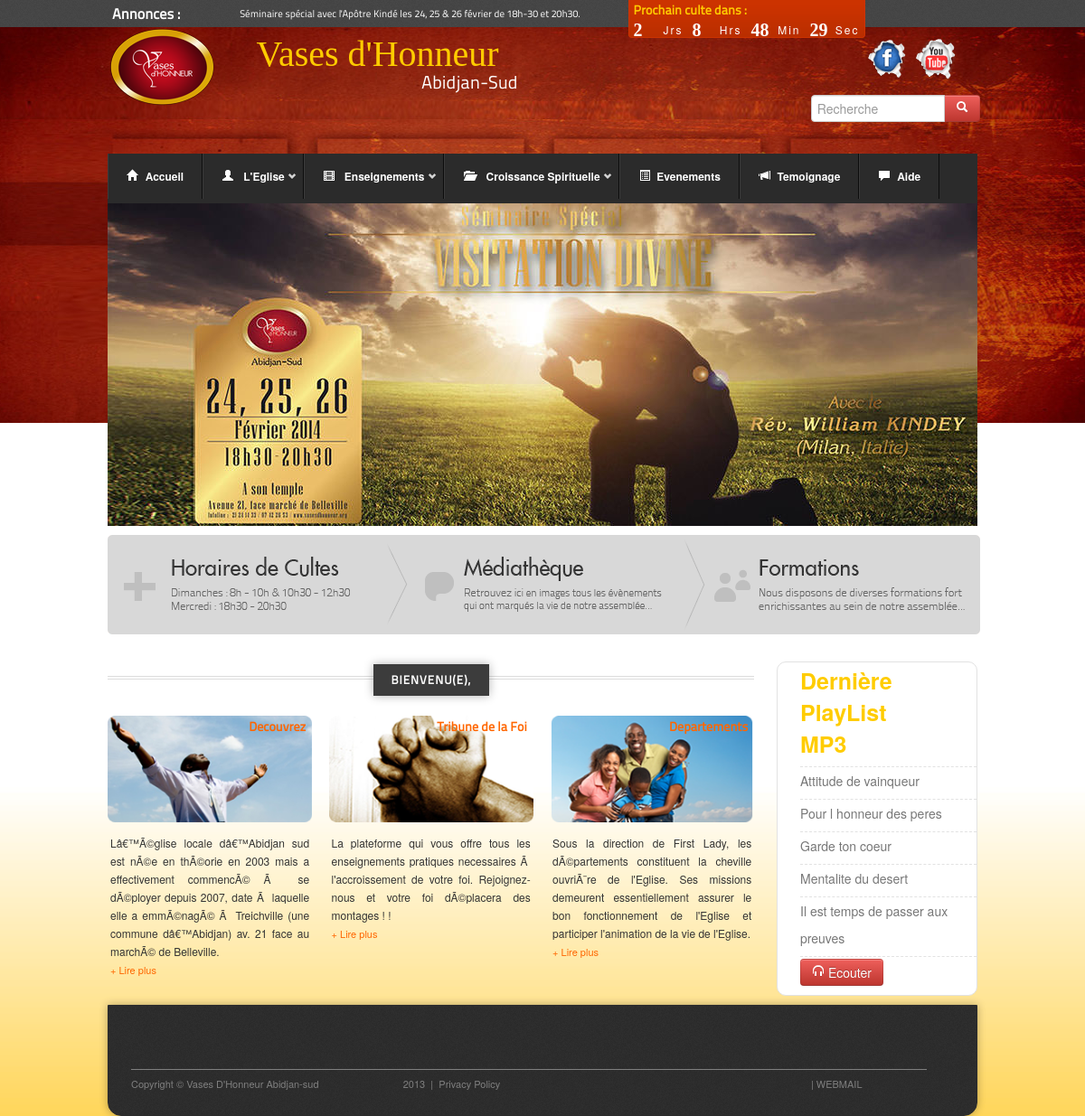
The page / on the database its author committed.
### tables this page shows
CREATE TABLE IF NOT EXISTS `articles` (
  `idArticle` int(11) NOT NULL AUTO_INCREMENT,
  `titreArticle` varchar(255) DEFAULT NULL,
  `contenuArticle` longtext,
  `autheur` varchar(45) DEFAULT NULL,
  `dateArticle` varchar(45) DEFAULT NULL,
  `postName` varchar(155) DEFAULT NULL,
  `mediaArticle` varchar(45) DEFAULT NULL,
  `categories_idCategorie` int(11) NOT NULL,
  `statuts_idStatut` int(11) NOT NULL,
  `idLangues` int(11) NOT NULL,
  `extrait` text NOT NULL,
  PRIMARY KEY (`idArticle`),
  KEY `fk_articles_categories1_idx` (`categories_idCategorie`),
  KEY `fk_articles_statuts1_idx` (`statuts_idStatut`)
);

CREATE TABLE IF NOT EXISTS `medias` (
  `idMedia` int(11) NOT NULL AUTO_INCREMENT,
  `thematique` varchar(45) DEFAULT NULL,
  `dateCreation` varchar(45) DEFAULT NULL,
  `autheur` varchar(45) DEFAULT NULL,
  `titreMedia` varchar(45) DEFAULT NULL,
  `description` text,
  `liensMedia` varchar(255) DEFAULT NULL,
  `typeMedia_idTypeMedia` int(11) NOT NULL,
  `chemin` varchar(255) NOT NULL,
  `duree` varchar(5) NOT NULL,
  `categorie` int(11) NOT NULL,
  `vignette` varchar(300) NOT NULL,
  PRIMARY KEY (`idMedia`),
  KEY `fk_medias_typeMedia1_idx` (`typeMedia_idTypeMedia`)
);

### required/class/mysql.class.php (called while the page is built, shortened)
<?php
	class MysqlConnect
	{
		public function Connecter()
		{
			if($this->connex = mysql_connect(self::SERVER,self::USER,self::PWD)){
				if($this->tb = mysql_select_db(self::DB,$this->connex)){
					return true;
				}else{
					return mysql_error();
				}
			}else{
				return mysql_error();
			}
		}
	}
?>

### required/class/cms.class.php (called while the page is built, shortened)
<?php
	require_once('mysql.class.php');
	class MyCms extends MysqlConnect{
		public $erreurs;
		public function __construct(){
			$this->erreurs = array(
									0=>"Connexion impossible au serveur de base de données",
									1=>"Paramètre vide",
									2=>"Les données que vous avez demandé n'ont pas été trouvé.",
									3=>"Aucune donnée à afficher"
							);
		}
		public function Secure($data){
			return mysql_real_escape_string(htmlentities($data));
		}
			public function CatArticle($categorie,$limite,$ordre="DESC"){
			if($limite!=0 and !empty($categorie) and strlen($categorie)>0){
				if($this->Connecter()){
					$sel = 'SELECT * FROM view_articles WHERE categorieterms = "'.$this->Secure($categorie).'" AND statut LIKE "%publie%" ORDER BY idArticle '.$this->Secure($ordre).' LIMIT '.$this->Secure($limite);
					$rep = mysql_query($sel) or exit(mysql_error());
					$n = mysql_num_rows($rep);
					if($n!=0){
						$articles = array();
						$i=0;
						while($article = mysql_fetch_array($rep)){
							$articles[$i] = $article;
							$i++;
						}
						return $articles;
					}
				}else{
					return $this->erreurs[0];
				}
			}else{
				return $this->erreurs[3];
			}
		}
			public function CatMedia($type,$limite,$ordre="DESC"){
			if($limite!=0){
				if($this->Connecter()){
					$sel = 'SELECT * FROM view_media WHERE nomMedia = "'.$this->Secure($type).'"  ORDER BY idMedia '.$this->Secure($ordre).' LIMIT '.$this->Secure($limite);
					$rep = mysql_query($sel) or exit(mysql_error());
					$n = mysql_num_rows($rep);
					if($n!=0){
						$articles = array();
						$i=0;
						while($article = mysql_fetch_array($rep)){
							$articles[$i] = $article;
							$i++;
						}
						return $articles;
					}
				}else{
					return $this->erreurs[0];
				}
			}else{
				return $this->erreurs[3];
			}
		}
	}

### index.php (the view, shortened to what this page needs)
<!DOCTYPE html>
 <html class="no-js">
    <head>
        <link rel="stylesheet" type="text/css" media="screen" href="css/all.css" />
        <link rel="stylesheet" type="text/css" media="screen" href="css/scrollbar.css" />
        <link rel="stylesheet" type="text/css" href="css/sliderkit-site.css" media="screen, projection" />
        <link rel="stylesheet" type="text/css" href="css/sliderkit-demos.css" media="screen, projection" />
        <link rel="stylesheet" type="text/css" href="css/sliderkit-core.css" media="screen, projection" />
        <link rel="stylesheet" type="text/css" href="css/livecount.css" media="screen, projection" />
        <link href="css/framework2.css" rel="stylesheet" media="screen">
        <link href="css/framework-responsive2.css" rel="stylesheet" media="screen">
        <link href="css/jquery.bxslider.css" rel="stylesheet" />
        <link rel="stylesheet" type="text/css" media="screen" href="css/default.css" />
        <link rel="stylesheet" href="css/nivo-slider.css" type="text/css" media="screen" />
    </head>
    <body>
        <?php require_once('required/class/queries.class.php'); ?>
        <?php require_once('required/class/cms.class.php'); ?>
        <div class="top-wrap">
            <div class="row-fluid">
               <div class="container all">
                  <header>
                        <?php require_once('include/page/header.php'); ?>
                  </header>
                  <header>
                        <?php require_once('include/page/menu.php'); ?>
                  </header>
                  <section class="wrapper">
                             <?php require_once('include/page/slide_principal.php'); ?>
                  </section>
                  <section class="wrapper">
                      <div class="row-fluid">
                          <div class="span12">
                            <div id="ad_bar">
                              <ul>
                                <li><a class="ad1" href="#"></a></li>
                                <li><a class="ad2" href="gallerie.php">Médiathèque</a></li>
                                <li><a class="ad3" href="page.php?cat=l_ecole_du_potier&id=18">Formations</a></li>
                              </ul>
                            </div>
                          </div>
                      </div>
                  </section>
                 <section class="wrapper blocs">
                        <div class="span9">
                              <div class="row-fluid">
                                  <div class="heading span12">
                                        <h2><span>Bienvenu(e),</span></h2>
                                  </div>
                              </div>
                              <div class="row-fluid">
                                  <div class="span12">
                                   <?php require_once('include/page/more-article.php'); ?>
                                       <?php
                                              $ListArticle = new MyCms;
                                              $discover=$ListArticle->CatArticle('bloc_decouverte',1,"DESC");
                                              $faith=$ListArticle->CatArticle('bloc_foi',1,"DESC");
                                              $Department= $ListArticle->CatArticle('bloc_departements',1,"DESC");
                                              $playlist= $ListArticle->CatMedia('audio',5,"DESC");
                                          ?>
                                      <div class="span4">
                                          <div class="vignette">
                                           <img src="pictures/decouverte.png">
                                              <div class="titre_vignette">
                                                  <?php echo html_entity_decode($discover[0]['titreArticle']); ?>
                                              </div>
                                          </div>
                                          <div class="vignette_text">
                                              <?php
                                                    echo html_entity_decode($discover[0]['extrait']);
                                                    echo Readmore('page.php?cat=presentation&id=9');
                                              ?>
                                          </div>
                                      </div>
                                      <div class="span4">
                                             <div class="vignette">
                                                  <img src="pictures/tribune_foi.png">
                                                  <div class="titre_vignette">
                                                      <?php echo html_entity_decode($faith[0]['titreArticle']); ?>
                                                  </div>
                                          </div>
                                          <div class="vignette_text">
                                              <?php
                                                    echo html_entity_decode($faith[0]['extrait']);
                                                    echo Readmore('#');
                                              ?>
                                          </div>
                                      </div>
                                      <div class="span4">
                                            <div class="vignette">
                                                  <img src="pictures/departements.png">
                                                  <div class="titre_vignette">
                                                      <?php echo html_entity_decode($Department[0]['titreArticle']); ?>
                                                  </div>
                                                </div>
                                                <div class="vignette_text">
                                                    <?php
                                                          echo html_entity_decode($Department[0]['extrait']);
                                                          echo Readmore('page.php?cat=departement_de_l_eglise&id=8');
                                                    ?>
                                                </div>
                                      </div>
                                  </div>
                              </div>
                      </div>
                          <div class="span3 bordure playlist">
                            <ul class="playlist_title">
                              <li>Dernière </li>
                              <li>PlayList </li>
                              <li>MP3</li>
                            </ul>
                            <ul class="playlist_list">
                              <?php
                                  for($i=0;$i<sizeof($playlist);$i++){
                                    echo'<li> <a href="media-audio-full.php?id='.$playlist[$i]['idMedia'].'">'.html_entity_decode($playlist[$i]['titreMedia']).' </a> </li>' ;
                                  }
                               ?>
                              <li> <a href="medias.php?type=audio"><button class="btn btn-danger"> <i class="icon-headphones  icon-white"></i> Ecouter</button> </a></li>
                            </ul>
                          </div>
                 </section>
              </div>
            </div>
        </div>
                  <?php require_once('include/page/footer.php'); ?>
    </body>
</html>

### include/page/header.php
                   <div class="row-fluid">
                    	<div class="navbar-fixed-top">
                               <div id="top-bar">
                            		<div class="container">
                            		   <div class="span7 news">
                                                   <div class="sliderkit newslider-minimal">
                                                      <div class="span3"> <div class="sliderkit-legend"> Annonces : </div></div>
                                                      <div class="span9 ">
                                                      <?php
                                                               $ListArticle = new MyCms;
                                                               $news = $ListArticle->CatArticle('annonces',10,"DESC");
                                                           echo '<div class="sliderkit-panels">';
                                                           for ($i=0; $i < sizeof($news); $i++) {
                                                                echo'
                                                             <div class="sliderkit-panel regular">
                                                               <a href="#" title="[link title]">'.utf8_encode( ucfirst(html_entity_decode($news[$i]['contenuArticle']))).'</a>
                                                             </div>';
                                                           }
                                                         echo '</div>';
                                                        ?>
                                                       </div>
                                                   </div>
                  					   </div>
                  					   <div class="span5">
                  					   			<div class="live_countdown  visible-desktop" id="jsHeaderCountdown">
				 <div class="countdown_dash">
                                                           <span>Prochain culte dans :</span>
                                                       </div>
				 <div id="countdown_dashboard">
							<div class="dash days_dash">
								<span class="dash_title">Jrs</span>
								<div class="digit_j digit">0</div>
							</div>
							<div class="dash hours_dash">
								<span class="dash_title">Hrs</span>
								<div class="digit_h digit">0</div>
							</div>
							<div class="dash minutes_dash">
								<span class="dash_title">Min</span>
								<div class="digit_m digit">0</div>
							</div>
							<div class="dash seconds_dash">
								<span class="dash_title">Sec</span>
								<div class="digit_s digit">0</div>
							</div>
						</div>
                                                   </div>
                  					   </div>
                            		</div>
                               </div>
                    	</div>
                   </div>
                   <div class="row-fluid sub_top ">
                       <div class="span2">
                           <img src="pictures/logo.png" alt="logo" title="logo" class="logo" style="width:120px;">
                       </div>
                       <div class="span4 name">
                       	 <p>Vases d'Honneur </p>
                       	 <div class="sub-name">Abidjan-Sud</div>
                       </div>
                       <div class="span4 offset2">
                       	<div class="row-fluid">
                       			<ul class="socials">
                       				<li> <a href="https://www.facebook.com/pages/Eglise-Vases-dHonneur-Abidjan-sud/173185566035855?fref=ts"target="_blank"><img src="pictures/facebook.png" alt="" style="width:50px;"> </a></li>
                       				<li> <a href=""><img src="pictures/youtube.png" alt="" style="width:50px;"> </a></li>
                       			</ul>
                       	</div>
                       	<div class="row-fluid">
                       		<div class="span6" id="search">
                       			<form>
                       				<div class="input-append">
  <input class="span12" id="appendedInputButton" type="text" placeholder="Recherche">
  <button class="btn btn-danger" type="button"><i class="icon-search icon-white"></i></button>
</div>
                       			</form>
                       		</div>
                       	</div>
                       </div>
                   </div>

### rows shown on the page
articles: contenuArticle "Séminaire spécial avec l'Apôtre Kindé les 24, 25 & 26 février de 18h-30 et 20h30."
articles: titreArticle "Decouvrez", extrait "Lâ€™Ã©glise locale dâ€™Abidjan sud est nÃ©e en thÃ©orie en 2003 mais a effectivement commencÃ© Ã se dÃ©ployer depuis 2007, date Ã laquelle elle a emmÃ©nagÃ© Ã Treichville (une commune dâ€™Abidjan) av. 21 face au marchÃ© de Belleville."
articles: titreArticle "Tribune de la Foi", extrait "La plateforme qui vous offre tous les enseignements pratiques necessaires Ã l'accroissement de votre foi. Rejoignez-nous et votre foi dÃ©placera des montages ! !"
articles: titreArticle "Departements", extrait "Sous la direction de First Lady, les dÃ©partements constituent la cheville ouvriÃ¨re de l'Eglise. Ses missions demeurent essentiellement assurer le bon fonctionnement de l'Eglise et participer l'animation de la vie de l'Eglise."
medias: titreMedia "Attitude de vainqueur"
medias: titreMedia "Pour l honneur des peres"
medias: titreMedia "Garde ton coeur"
medias: titreMedia "Mentalite du desert"
medias: titreMedia "Il est temps de passer aux preuves"

### other values the page prints
$resArt[$i]['Menu'] "Accueil"
$resArt[$i]['Menu'] "L'Eglise"
$resArt[$i]['Menu'] "Enseignements"
$resArt[$i]['Menu'] "Croissance Spirituelle"
$resArt[$i]['Menu'] "Evenements"
$resArt[$i]['Menu'] "Temoignage"
$resArt[$i]['Menu'] "Aide"
